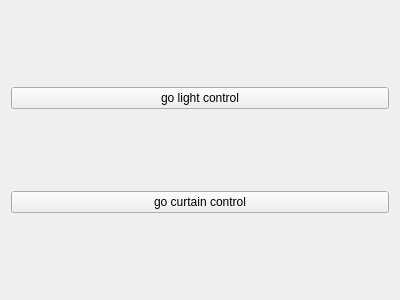
<?xml version="1.0" encoding="UTF-8"?>
<ui version="4.0">
 <class>mainPage</class>
 <widget class="QWidget" name="mainPage">
  <property name="geometry">
   <rect>
    <x>0</x>
    <y>0</y>
    <width>400</width>
    <height>300</height>
   </rect>
  </property>
  <property name="sizePolicy">
   <sizepolicy hsizetype="Expanding" vsizetype="Expanding">
    <horstretch>0</horstretch>
    <verstretch>0</verstretch>
   </sizepolicy>
  </property>
  <property name="windowTitle">
   <string>Form</string>
  </property>
  <layout class="QVBoxLayout" name="verticalLayout">
   <item>
    <widget class="QPushButton" name="lightCntlr">
     <property name="text">
      <string>go light control</string>
     </property>
    </widget>
   </item>
   <item>
    <widget class="QPushButton" name="curtainCntlr">
     <property name="text">
      <string>go curtain control</string>
     </property>
    </widget>
   </item>
  </layout>
 </widget>
 <resources/>
 <connections/>
</ui>
